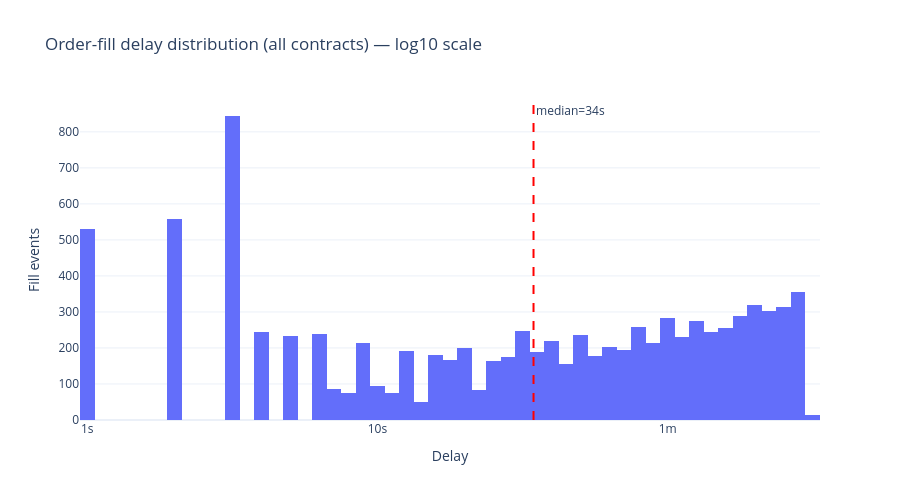

Notebook cell for this chart:
### Code cell
import numpy as np

log_delays = np.log10(all_delays_df['delay_s'].clip(lower=1))

fig_delay = go.Figure()
fig_delay.add_trace(go.Histogram(
    x=log_delays,
    nbinsx=80,
    name='All contracts'
))

median_val = all_delays_df['delay_s'].median()
median_log = np.log10(max(median_val, 1))
fig_delay.add_vline(x=median_log, line_dash='dash', line_color='red',
                    annotation_text=f'median={median_val:.0f}s', annotation_position='top right')

max_log = int(np.ceil(log_delays.max()))
tickvals = list(range(0, max_log + 1))
ticktext = ['1s', '10s', '1m', '10m', '1.7h', '11.6h', '4.8d'][:max_log + 1]

fig_delay.update_layout(
    title='Order-fill delay distribution (all contracts) — log10 scale',
    xaxis_title='Delay',
    yaxis_title='Fill events',
    template='plotly_white', height=500,
)
fig_delay.update_xaxes(tickvals=tickvals, ticktext=ticktext)
fig_delay.show()

### Figure 1 — Plotly figure (JSON) as saved in the notebook; plotly's stock layout.template omitted (floating-point values rounded to 4 significant figures; data arrays with more than 128 entries replaced by an {"elided": "..."} marker saying what was removed)
{"data": [{"name": "All contracts", "nbinsx": 80, "type": "histogram", "x": {"elided": "9382 float values"}}], "layout": {"annotations": [{"showarrow": false, "text": "median=34s", "x": 1.538, "xanchor": "left", "xref": "x", "y": 1, "yanchor": "top", "yref": "y domain"}], "height": 500, "shapes": [{"line": {"color": "red", "dash": "dash"}, "type": "line", "x0": 1.538, "x1": 1.538, "xref": "x", "y0": 0, "y1": 1, "yref": "y domain"}], "title": {"text": "Order-fill delay distribution (all contracts) — log10 scale"}, "xaxis": {"ticktext": ["1s", "10s", "1m", "10m"], "tickvals": [0, 1, 2, 3], "title": {"text": "Delay"}}, "yaxis": {"title": {"text": "Fill events"}}}}
